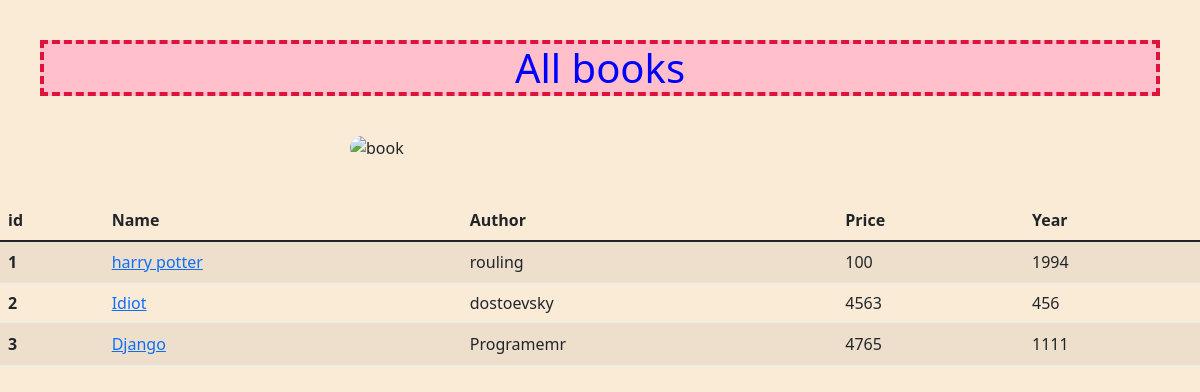
The app's page /app/all_books/ with its own data.
### app/models.py (models this page shows, shortened)
class Book(models.Model):
    name = models.CharField(max_length=255)
    author_name = models.CharField(max_length=255, blank=True, null=True)
    year = models.IntegerField(blank=True, null=True)
    price = models.IntegerField()

### app/views.py (the view)
# urls.py: path('all_books/', views.all_books, name='all_books'),
def all_books(request):
    books = models.Book.objects.all()
    context = {
        'books': books,
    }
    return render(request, 'all_books.html', {'context': context})

### app/templates/all_books.html (shortened to what this page needs)
{% extends 'base.html' %}
{% block content %}
<h1 class="all-items-title">All books</h1>
<div class="img-container">
    <img alt='book' src="https://www.ukrgate.com/eng/wp-content/uploads/2021/02/The-Ukrainian-Book-Institute-Purchases-380.9-Thousand-Books-for-Public-Libraries1.jpeg" width="500">
</div>
    <table class="book-table table table-striped table-hover">
    <thead>
    <tr>
        <th scope="col">id</th>
        <th scope="col">Name</th>
        <th scope="col">Author</th>
        <th scope="col">Price</th>
        <th scope="col">Year</th>
    </tr>
    </thead>
    <tbody>
    {% for book in context.books %}
        <tr>
            <th scope="row">{{ book.id }}</th>
            <td><a target="_blank" href={% url 'book' book_id=book.id %}>{{ book.name }}</a></td>
            <td>{{ book.author_name }}</td>
            <td>{{ book.price }}</td>
            <td>{{ book.year }}</td>
        </tr>
    {% endfor %}
    </tbody>
</table>
{% endblock %}

### app/static/styles.css (style rules this page uses)
.all-items-title { color: blue; text-align: center; margin: 40px; background-color: pink; border: 4px dashed crimson; }
.img-container { display: flex; justify-content: center; }
img { border-radius: 40px; }
body { background-color: antiquewhite; }
.book-table { margin-top: 40px; }

### records on screen
Book: id "1", name "harry potter", author_name "rouling", price "100", year "1994"
Book: id "2", name "Idiot", author_name "dostoevsky", price "4563", year "456"
Book: id "3", name "Django", author_name "Programemr", price "4765", year "1111"
